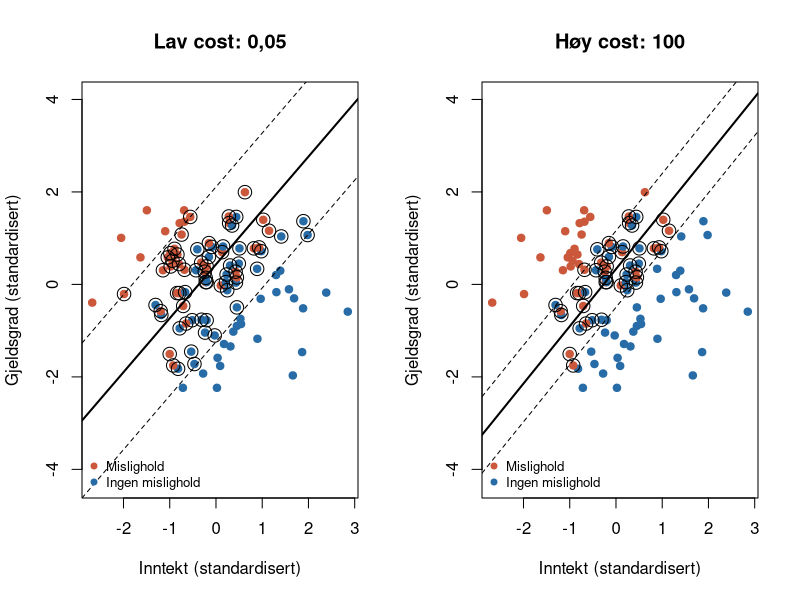

This figure's R source:
#' ---
#' title: "Support Vector Machines – forelesning 1: R-kode med forklaringer"
#' author: "Øystein Myrland"
#' output:
#'   html_document:
#'     toc: true
#' ---
#'
#' Dette skriptet følger kodebitene i forelesning 1.
#' Linjer som starter med `#'` blir tekst i den rendrede HTML-filen.
#' Linjer som starter med `#` er kommentarer inne i koden.
#' Tallene i forklaringene gjelder når du kjører skriptet med frøene (`set.seed()`) som står her.  

#+ setup, include = FALSE  
knitr::opts_chunk$set(warning = FALSE, message = FALSE)

#' # 1. Pakke og simulerte lånedata  
#'
#' Vi bruker pakken `e1071`, som inneholder `svm()` og `tune()`.
#' Hvis pakken mangler, stopper skriptet med en tydelig beskjed i stedet for en kryptisk feilmelding.  

if (!requireNamespace("e1071", quietly = TRUE)) {
  stop("Installer pakken med install.packages('e1071') før du kjører skriptet.")
}
library(e1071)

#' Vi lager 100 tenkte lånesøknader.
#' Fordi dataene er simulert, vet vi hvordan sammenhengen egentlig ser ut, og vi kan sjekke om modellen finner den.  

set.seed(9)                 # Gjør tilfeldige trekk reproduserbare: samme frø gir samme data
n <- 100                    # Antall lånesøknader

# Inntekt i 1000 kr: normalfordelt rundt 550 (dvs. 550 000 kr) med standardavvik 150  
inntekt    <- round(rnorm(n, mean = 550, sd = 150))

# Gjeldsgrad (gjeld delt på inntekt): rundt 2,5. pmax(..., 0.2) hindrer urimelige negative verdier  
gjeldsgrad <- round(pmax(rnorm(n, mean = 2.5, sd = 1), 0.2), 2)

# Uobservert «risiko»: lav inntekt og høy gjeldsgrad øker risikoen.
# scale() standardiserer, slik at de to variablene veier omtrent likt.
# rnorm(n, sd = 0.8) er støy: forhold vi ikke observerer. Den gjør at klassene overlapper.  
risiko <- -as.numeric(scale(inntekt)) + 0.9 * as.numeric(scale(gjeldsgrad)) +
  rnorm(n, sd = 0.8)

# Klassen: mislighold hvis risikoen er over 0,4.
# factor() er avgjørende: da forstår svm() at dette er klassifikasjon, ikke regresjon.  
y <- factor(ifelse(risiko > 0.4, "Mislighold", "Ingen mislighold"))

dat_laan <- data.frame(inntekt, gjeldsgrad, y)

summary(dat_laan)

#' **Slik leser du output:**
#' Inntekt går fra 157 til 952 (tusen kr), mens gjeldsgrad går fra 0,2 til 4,3.
#' Variablene er altså målt på helt ulike skalaer.
#' Under `y` ser vi at 57 søknader er «Ingen mislighold» og 43 er «Mislighold».
#'
#' Merk deg tallet 57: en «modell» som alltid gjetter «Ingen mislighold», treffer 57 % av gangene.
#' En SVC må gjøre det klart bedre enn dette for å være nyttig.  
#'    
#'    
#' # 2. Standardisering og en egen plottefunksjon   
#'  
#' For å kunne *se* marginen standardiserer vi begge prediktorene, slik at de får gjennomsnitt 0 og standardavvik 1.
#' Da betyr én enhet på hver akse «ett standardavvik», og avstander i plottet blir sammenlignbare.
#' Her standardiserer vi hele datasettet på én gang; det er greit for en illustrasjon, men ikke når vi skal velge modell (se del 4).

dat_std <- data.frame(inntekt    = as.numeric(scale(dat_laan$inntekt)),
                      gjeldsgrad = as.numeric(scale(dat_laan$gjeldsgrad)),
                      y          = dat_laan$y)

#' Plottefunksjonen i `e1071` viser ikke marginene og bytter om på aksene.
#' Vi lager derfor vår egen funksjon `tegn_svc()`.
#'
#' `svm()` lagrer ikke koeffisientene $\beta_1, \beta_2$ direkte, men vi kan regne dem ut fra det den lagrer:
#'
#' - `mod$SV`: støttevektorene (én rad per støttevektor, én kolonne per prediktor),
#' - `mod$coefs`: vekten $\alpha_i$ til hver støttevektor,
#' - `mod$rho`: konstantleddet med motsatt fortegn, altså $\beta_0 = -\rho$.
#'
#' Koeffisientvektoren er en vektet sum av støttevektorene: $\boldsymbol\beta = \sum_{i \in \mathcal S} \alpha_i x_i$.
#' Dette kommer vi tilbake til i forelesning 2.
#'
#' For å tegne linjen der $f(x) = k$, løser vi $\beta_0 + \beta_1 x_1 + \beta_2 x_2 = k$ med hensyn på $x_2$:
#' $$x_2 = \frac{k - \beta_0}{\beta_2} - \frac{\beta_1}{\beta_2}\,x_1.$$
#' Med $k = 0$ får vi beslutningsgrensen, og med $k = \pm 1$ får vi de to marginene.

tegn_svc <- function(mod, data, main = "") {
  # Koeffisienter: beta = sum_i alpha_i * x_i, regnet ut som matriseprodukt
  beta  <- drop(t(mod$coefs) %*% mod$SV)
  beta0 <- -mod$rho

  # Farge etter faktisk klasse
  farge <- ifelse(data$y == "Mislighold", "#cc583b", "#276ca6")

  # Spredningsplott. asp = 1 gir lik skala på aksene, slik at rette vinkler og avstander ser riktige ut
  plot(data$inntekt, data$gjeldsgrad, col = farge, pch = 19, asp = 1,
       xlab = "Inntekt (standardisert)", ylab = "Gjeldsgrad (standardisert)",
       main = main)

  # Tre linjer: f(x) = -1 og f(x) = +1 (stiplet, marginene) og f(x) = 0 (heltrukket, grensen)
  for (k in c(-1, 0, 1)) {
    abline(a = (k - beta0) / beta[2],          # skjæringspunkt med y-aksen
           b = -beta[1] / beta[2],             # stigningstall
           lty = ifelse(k == 0, 1, 2),         # heltrukket for grensen, stiplet for marginene
           lwd = ifelse(k == 0, 2, 1))         # tykkere linje for grensen
  }

  # mod$index er radnumrene til støttevektorene. Vi tegner en ring rundt hver av dem
  points(data[mod$index, c("inntekt", "gjeldsgrad")], cex = 1.8)

  legend("bottomleft", legend = c("Mislighold", "Ingen mislighold"),
         col = c("#cc583b", "#276ca6"), pch = 19, bty = "n", cex = 0.8)
}
  
#' # 3. To lineære SVC-er: lav og høy `cost`  
#'
#' Vi tilpasser to modeller på de samme dataene.
#' Eneste forskjell er `cost`, altså hvor dyrt det er å bryte marginen.
#'
#' - `kernel = "linear"` gir en rett beslutningsgrense (en støttevektorklassifikator).
#' - `scale = FALSE` fordi vi allerede har standardisert dataene selv.
#' - `y ~ inntekt + gjeldsgrad` leses som i `lm()`: klassen forklares av de to prediktorene.  

mod_lav <- svm(y ~ inntekt + gjeldsgrad, data = dat_std, kernel = "linear",
               cost = 0.05, scale = FALSE)   # Billige brudd: forventer bred margin
mod_hoy <- svm(y ~ inntekt + gjeldsgrad, data = dat_std, kernel = "linear",
               cost = 100, scale = FALSE)    # Dyre brudd: forventer smal margin

#+ fig.width = 10, fig.height = 5
par(mfrow = c(1, 2))     # To plott ved siden av hverandre
tegn_svc(mod_lav, dat_std, main = "Lav cost: 0,05")
tegn_svc(mod_hoy, dat_std, main = "Høy cost: 100")
par(mfrow = c(1, 1))     # Tilbake til ett plott per figur  

#' **Slik leser du figuren:**
#' Heltrukken linje er beslutningsgrensen: søknader på den ene siden klassifiseres som mislighold, på den andre som ikke mislighold.
#' De stiplede linjene er marginene.
#' Punkter med ring er støttevektorer: de ligger på marginen, innenfor den eller på feil side av grensen.
#' Punkter uten ring ligger utenfor marginen på riktig side og påvirker ikke grensen i det hele tatt.  
#'
#' Med lav `cost` (venstre) er marginen bred, og mange punkter er støttevektorer.
#' Med høy `cost` (høyre) er marginen smal, og færre punkter bestemmer hvor grensen går.
#' Legg også merke til at grensen ikke ligger på samme sted i de to panelene: valget av `cost` endrer selve klassifikasjonsregelen.  

#' Nå oppsummerer vi de to modellene i en tabell.
#' Marginbredden måles fra den ene stiplede linjen til den andre.
#' Hver side av grensen har bredde $1/\lVert\boldsymbol\beta\rVert$, så hele marginen er $2/\lVert\boldsymbol\beta\rVert$.  

marginbredde <- function(mod) {
  beta <- drop(t(mod$coefs) %*% mod$SV)   # Samme utregning av beta som i tegn_svc()
  2 / sqrt(sum(beta^2))                   # 2 / ||beta||
}

data.frame(
  modell                = c("Lav cost", "Høy cost"),
  antall_stottevektorer = c(mod_lav$tot.nSV, mod_hoy$tot.nSV),   # tot.nSV = totalt antall støttevektorer
  marginbredde          = round(c(marginbredde(mod_lav), marginbredde(mod_hoy)), 2),
  # predict() gir predikert klasse. != gir TRUE ved feil, og mean() av TRUE/FALSE er andelen feil
  treningsfeil          = c(mean(predict(mod_lav, dat_std) != dat_std$y),
                            mean(predict(mod_hoy, dat_std) != dat_std$y))
)

#' **Slik leser du output:**
#' Modellen med lav `cost` har 69 støttevektorer og en margin på 2,18 standardavvik.
#' Modellen med høy `cost` har 46 støttevektorer og en margin på 1,04, altså omtrent halvparten så bred.
#' Begge feilklassifiserer 22 % av treningsdataene.  
#'
#' Treningsfeilen skiller altså ikke mellom modellene, men de er likevel svært forskjellige.
#' Modellen med høy `cost` hviler på færre punkter og vil endre seg mer om dataene endres litt: den har høyere varians.
#' For å avgjøre hvilken som predikerer best på *nye* søknader, trenger vi data modellen ikke har sett.
#' 
#' 
#' # 4. Velg `cost` med kryssvalidering  
#' 
#' Nå gjør vi det på ordentlig.
#' Først deler vi de rå dataene i en treningsdel (70 %) og en testdel (30 %).
#' Testdelen legger vi til side og rører ikke før helt til slutt.  

set.seed(91)
# sample() trekker 70 tilfeldige radnumre uten tilbakelegging
id_train   <- sample(seq_len(nrow(dat_laan)), size = 0.7 * nrow(dat_laan))
train_laan <- dat_laan[id_train, ]    # 70 søknader til trening og kryssvalidering
test_laan  <- dat_laan[-id_train, ]   # De 30 andre (minus = «alle unntatt») til testen helt til slutt

#' `tune()` prøver hver `cost`-verdi i rutenettet med femfolds kryssvalidering på treningsdelen:  
#'
#' 1. Treningsdelen deles i fem like store deler (folder) à 14 søknader.
#' 2. Modellen tilpasses på fire folder og testes på den femte.
#' 3. Dette gjentas fem ganger, slik at hver fold er testfold én gang.
#' 4. Feilraten gjennomsnittes over de fem foldene.  
#'
#' Nå bruker vi de *rå* dataene og `scale = TRUE`.
#' Da standardiserer `svm()` på nytt i hver runde, med gjennomsnitt og standardavvik fra de fire treningsfoldene.
#' Valideringsfolden påvirker dermed ikke skaleringen.  

set.seed(92)   # Foldene trekkes tilfeldig; frøet gjør inndelingen reproduserbar
cv_lin <- tune(
  svm, y ~ ., data = train_laan,             # y ~ . betyr «alle andre kolonner som prediktorer»
  kernel = "linear", scale = TRUE,
  ranges = list(cost = c(0.01, 0.1, 1, 10, 100)),   # Rutenettet av cost-verdier vi prøver
  tunecontrol = tune.control(cross = 5)             # Femfolds kryssvalidering (standard er 10)
)

summary(cv_lin)$performances

#' **Slik leser du output:**
#' Hver rad er én `cost`-verdi (`1e-02` betyr 0,01 og `1e+02` betyr 100).
#'
#' - `error` er gjennomsnittlig feilklassifiseringsrate over de fem valideringsfoldene.
#' - `dispersion` er standardavviket i feilraten over foldene, altså et mål på usikkerheten.
#'
#' `cost = 0,01` er tydelig dårligst (44 % feil): marginen blir så bred at modellen nesten ikke skiller klassene.
#' Fra `cost = 0,1` og oppover ligger feilraten mellom 21 % og 24 %.
#' Forskjellene er små sammenlignet med `dispersion` (rundt 0,12).
#' En forskjell på 0,015 svarer omtrent til én av de 70 søknadene.  

cv_lin$best.parameters

#' **Slik leser du output:**
#' `tune()` velger `cost = 1`, fordi den har lavest CV-feil.
#' Tallet `3` til venstre er bare radnummeret i rutenettet, ikke en verdi vi skal tolke.
#' `tune()` har også tilpasset den valgte modellen på nytt på hele treningsdelen; den ligger i `cv_lin$best.model`.
#' 
#' 
#' # 5. Én evaluering på testdata
#'
#' Til slutt bruker vi den valgte modellen på de 30 søknadene modellen aldri har sett.
#' `predict()` skalerer testdataene automatisk med gjennomsnitt og standardavvik fra treningsdelen.  

pred_lin <- predict(cv_lin$best.model, newdata = test_laan)

# Forvekslingsmatrise: rader er faktisk klasse, kolonner er predikert klasse
table(faktisk = test_laan$y, predikert = pred_lin)

#' **Slik leser du forvekslingsmatrisen:**
#' Diagonalen (17 og 8) er riktige klassifikasjoner, og utenfor diagonalen (2 og 3) er feil.
#'
#' - Av de 19 som *ikke* misligholdt, ble 17 klassifisert riktig. Spesifisiteten er $17/19 \approx 0{,}89$.
#' - Av de 11 som misligholdt, fanget modellen opp 8. Sensitiviteten er $8/11 \approx 0{,}73$.
#' - 3 misligholdere ble ikke oppdaget (falske negative), og 2 gode kunder ble avvist (falske positive).
#'
#' For en bank koster disse to feiltypene sannsynligvis svært forskjellig.  

mean(pred_lin == test_laan$y)   # Andel riktige: (17 + 8) / 30

#' **Slik leser du output:**
#' Testnøyaktigheten er 0,833, altså 25 av 30 riktige.
#' Til sammenligning ville en regel som alltid sier «Ingen mislighold» truffet $19/30 \approx 0{,}63$ i testsettet.
#' Modellen gjør det altså klart bedre enn det enkleste alternativet.
#'
#' Husk likevel at testsettet bare har 30 observasjoner, så tallet er usikkert: én observasjon utgjør over 3 prosentpoeng.
#' Og nå som vi har sett testresultatet, skal vi *ikke* gå tilbake og justere `cost` for å få et bedre tall.
